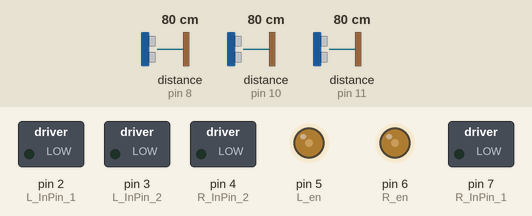
A sketch run on a simulated Arduino Uno, built with avr-gcc and run on an emulated ATmega328P. Shown: switched loads named in the sketch (green lamp = pin HIGH), output pins drawn as LEDs (lit = HIGH). The inputs (shaded band) are chosen by the test bench; at power-on: distance to the obstacle (sensors on pin 10, pin 8, pin 11) 80 cm. What the sketch prints to the serial monitor is not drawn.

Above: at 5.6 s.
5.7 s: distance to the obstacle (sensor on pin 10) set to 74 cm
At 7.5 s:
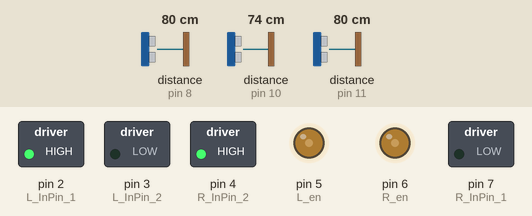
14.1 s: distance to the obstacle (sensor on pin 10) set to 120 cm
At 18.2 s:
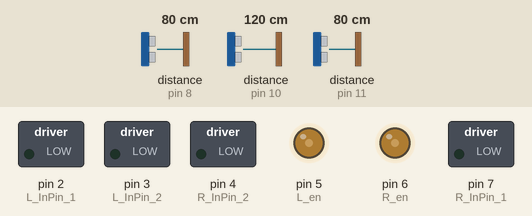
23.8 s: distance to the obstacle (sensor on pin 10) set to 2 cm
At 27.0 s:
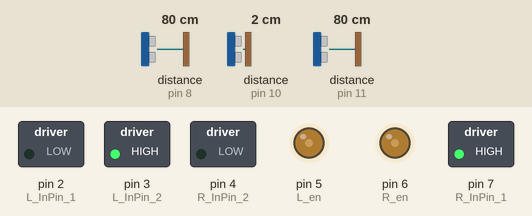
Timing chart, 0 to 38.6 s (numbered marks = the images above; inputs shaded):
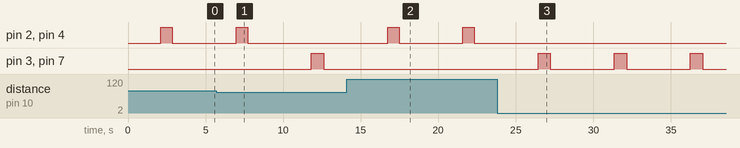

The sketch:

Arduino_VLF_NewPing.ino
```cpp
#include <NewPing.h>
#define L_InPin_1  2  //왼쪽모터 핀1
#define L_InPin_2  3  //왼쪽모터 핀2
#define R_InPin_1  7  //오른쪽모터 핀1
#define R_InPin_2  4  //오른쪽모터 핀2
#define L_en  5 //왼쪽모터 속도 제어 핀
#define R_en  6 //오른쪽모터 속도 제어 핀
#define F_Sonar  8  //정면부 초음파 센서 연결 핀
#define R_Sonar  10 //오른쪽 초음파 센서 연결 핀
#define L_Sonar  11 //왼쪽 초음파 센서 연결 핀
#define MaxDistance  400
float robot_width = 200; //차량의 폭
float mazor_width = 500; //지나가는 길의 폭
float mazor_width_tolerance = 40; //폭 감지에 오찹범위
int flag_mazor_1 = 0; // 1이면 1번 구간에 내가 위치해 있음

NewPing F_sensor(F_Sonar,F_Sonar,MaxDistance);
float F_distance; //정면 초음파 센서값을 저장할 변수 선언
NewPing L_sensor(L_Sonar,L_Sonar,MaxDistance);
float L_distance; //왼쪽 초음파 센서값을 저장할 변수 선언
NewPing R_sensor(R_Sonar,R_Sonar,MaxDistance);
float R_distance; //오른쪽 초음파 센서값을 저장할 변수 선언

void setup() {
  Serial.begin(115200);  //스크린프린트를 115200의 속도로 사용
  pinMode(L_InPin_1,OUTPUT); //왼쪽모터1 핀 모드를 아웃풋으로
  pinMode(L_InPin_2,OUTPUT); //왼쪽모터2 핀 모드를 아웃풋으로
  pinMode(R_InPin_1,OUTPUT); //오른쪽모터1 핀 모드를 아웃풋으로
  pinMode(R_InPin_2,OUTPUT); //오른쪽모터2 핀 모드를 아웃풋으로
  analogWrite(L_en,80);  //왼쪽모터 속도 조정
  analogWrite(R_en,80);  //오른쪽모터 속도 조정
}

void Stop(int t){
  digitalWrite(L_InPin_1,LOW);
  digitalWrite(L_InPin_2,LOW);
  digitalWrite(R_InPin_2,LOW);
  digitalWrite(R_InPin_1,LOW);
  delay(t);
  }

void Right(int t,int sp){
  analogWrite(L_en,sp);
  analogWrite(R_en,sp);
  digitalWrite(L_InPin_1,HIGH);
  digitalWrite(L_InPin_2,LOW);
  digitalWrite(R_InPin_2,HIGH);
  digitalWrite(R_InPin_1,LOW);
  delay(t);
  }

 void Left(int t,int sp){
  analogWrite(L_en,sp);
  analogWrite(R_en,sp);
  digitalWrite(L_InPin_2,HIGH);
  digitalWrite(L_InPin_1,LOW);
  digitalWrite(R_InPin_1,HIGH);
  digitalWrite(R_InPin_2,LOW);
  delay(t);
  }

 void runing(int t,int L_sp,int R_sp){
  analogWrite(L_en,L_sp); //왼쪽 모터 속도를 L_sp로 하라
  analogWrite(R_en,R_sp); //오른쪽 모터 속도를 R_sp로 하라
  digitalWrite(L_InPin_1,HIGH);  //왼쪽모터1 핀에 +
  digitalWrite(L_InPin_2,LOW);   //왼쪽모터2 핀에 -
  digitalWrite(R_InPin_1,HIGH);  //오른쪽모터1 핀에 +
  digitalWrite(R_InPin_2,LOW);   //왼쪽모터2 핀에 -
  delay (t);
  }  //모터제어 종합 함수

void loop() {
 int R_moter_speed,L_moter_speed;
  int L_turn_90_timer = 795;
  int R_turn_90_timer = 737;
  F_distance=(F_sensor.ping_cm())/10;  //정면 초음파 센서값을 F_distance에 저장
  L_distance=(L_sensor.ping_cm())/10;  //왼쪽 초음파 센서값을 L_distance에 저장
  R_distance=(R_sensor.ping_cm())/10;  //오른쪽 초음파 센서값을 R_distance에 저장
  float measure_widht=L_distance+R_distance+robot_width; //오른쪽,왼쪽 초음파 센서와 기체폭을 통해 측정한 현재 측정된 길의 폭
  Serial.print("F : ");
  Serial.print(F_distance);
  Serial.print("mm   ");


  if(F_distance <= 200){
    R_moter_speed=80;
    L_moter_speed=80;
    Stop(100);

    if(L_distance > R_distance){
      Stop(2000);
      Left(L_turn_90_timer,80);
      Stop(2000);
      }
    else{
      Stop(2000);
      Right(R_turn_90_timer,80);
      Stop(2000);
      }
    }
  else{
    R_moter_speed=95;
    L_moter_speed=80;
    runing(1,L_moter_speed,R_moter_speed);
    }


}
```

Measured:
- the behaviour switches between 79 and 78 cm on distance to the obstacle (sensor on pin 10) (found by bisection; images 0 and 1)
- after the input at 5.7 s, pin 2 (L_InPin_1), pin 4 (R_InPin_2): goes on until 7.7 s, then stays LOW; pin 3 (L_InPin_2), pin 7 (R_InPin_1): LOW → HIGH after 6.1 s, → LOW 0.80 s later
- after the input at 14.1 s, pin 2 (L_InPin_1), pin 4 (R_InPin_2): alternates HIGH for 0.74 s and LOW for 4.1 s, starting after 2.6 s; pin 3 (L_InPin_2), pin 7 (R_InPin_1): stops changing and stays LOW
- after the input at 23.8 s, pin 2 (L_InPin_1), pin 4 (R_InPin_2): stops changing and stays LOW; pin 3 (L_InPin_2), pin 7 (R_InPin_1): alternates HIGH for 0.80 s and LOW for 4.1 s, starting after 2.6 s
